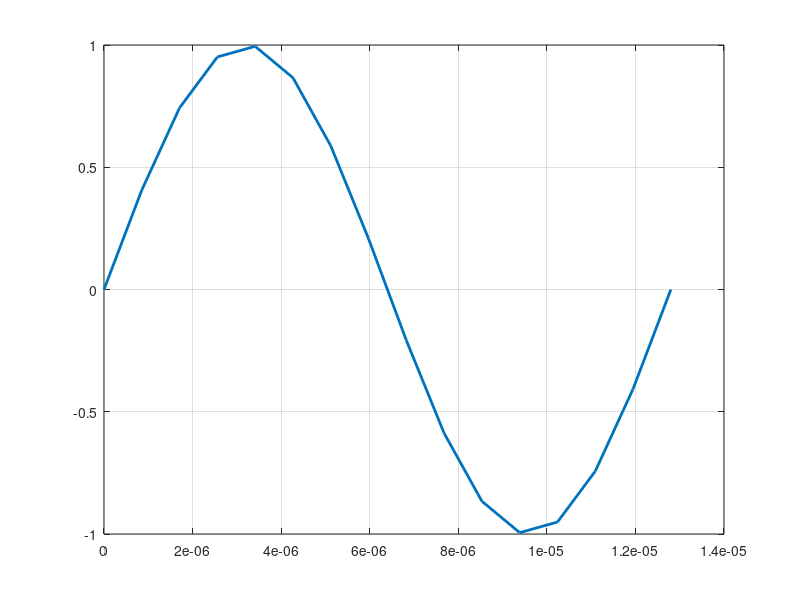
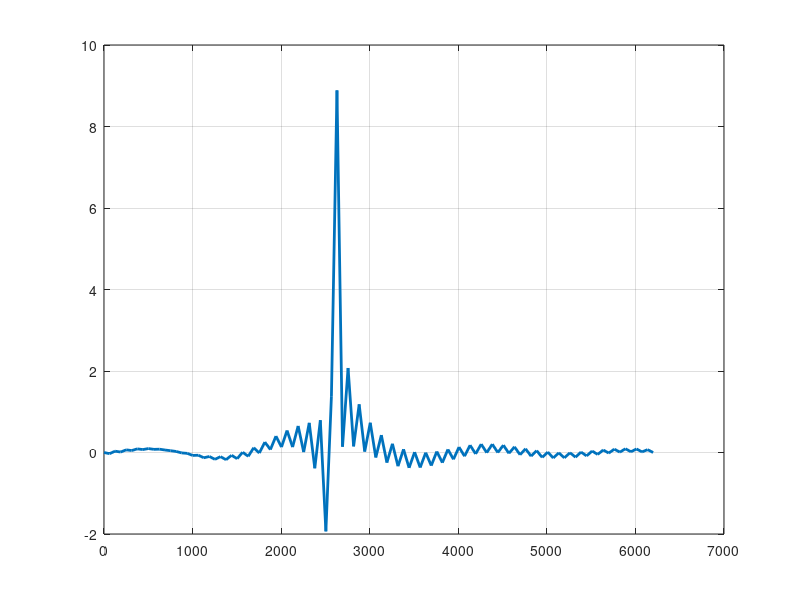

Write the MATLAB code that produced these figures, in order.

close all;
clear; 
clc;

% Generate Lookup Tables

low1 = -10;
high1 = 10;
low2 = -2048;
high2 = 2047;

AZ_lim = [-62, 62];
EL_lim = [-1.5, 29.5];
BAZ_lim = [-42, 42];
HRAZ_lim = [-42, 42];


f = 78.125e3; % Given carrier frequency
w = 2 * pi * f;
dac = @(value, input_low, input_high, output_low, output_high) round( output_low + (value - input_low) * (output_high - output_low) / (input_high - input_low) );

line_length = 8;

sample_rate = 16;


t = linspace(0,1/f, sample_rate);

carrier_wave = sin(w*t);

figure(1);
plot(t, carrier_wave, 'LineWidth', 2);
grid on;

%% Standard Sine Wave at Carrier Frequency
fprintf('Carrier Signal Lookup Table\n');
for k = 1:sample_rate/line_length
    for m = 1:line_length
        fprintf('%d, ', dac(carrier_wave((k - 1) + m ), low1, high1, low2, high2) );
    end
    fprintf('\n');
end

fprintf('\n\n');

%% Azimuth Sinc Pulse
ang_min = AZ_lim(1);
ang_max = AZ_lim(2);
bw = 2;
a = 10;

t = linspace(0, 50*(ang_max - ang_min));
theta_t = ang_min + (t ./ 50);
theta_r = -10;

x = (theta_t - theta_r) / (1.15 * bw);

azimuth = a * (sin(pi * x) ./ (pi * x)) .* sin(w*t);

figure(2);
plot(t, azimuth, 'LineWidth', 2);
grid on;

fprintf('AZ Scanning Beam Lookup Table\n');
for k = 1:length(azimuth)/line_length
    for m = 1:line_length
        fprintf('%d, ', dac(azimuth((k-1) + m), low1, high1, low2, high2));
    end
    fprintf('\n');
end

fprintf('\n\n');
